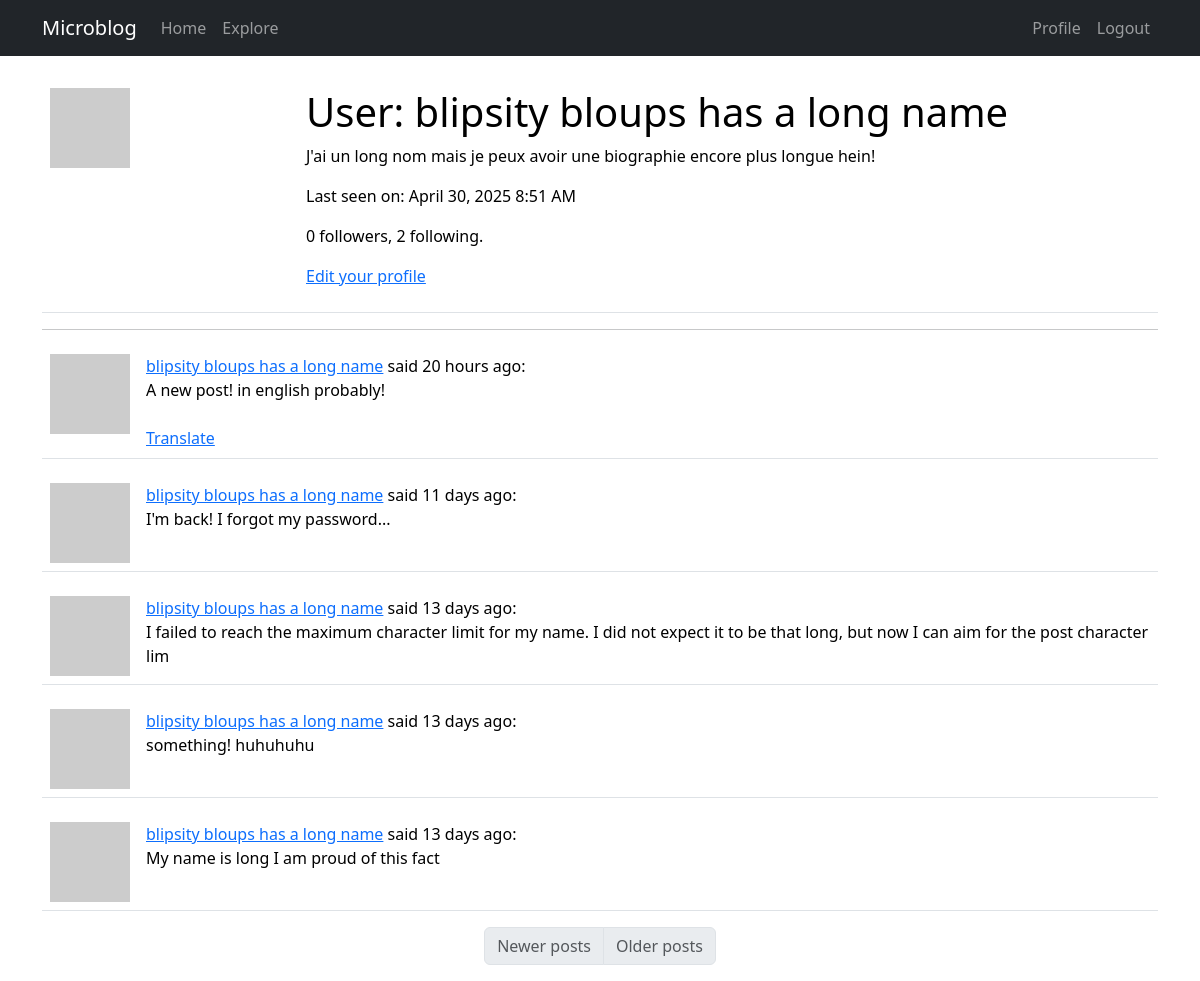
The page /user/blipsity bloups has a long name (signed in) on the database as committed earlier.
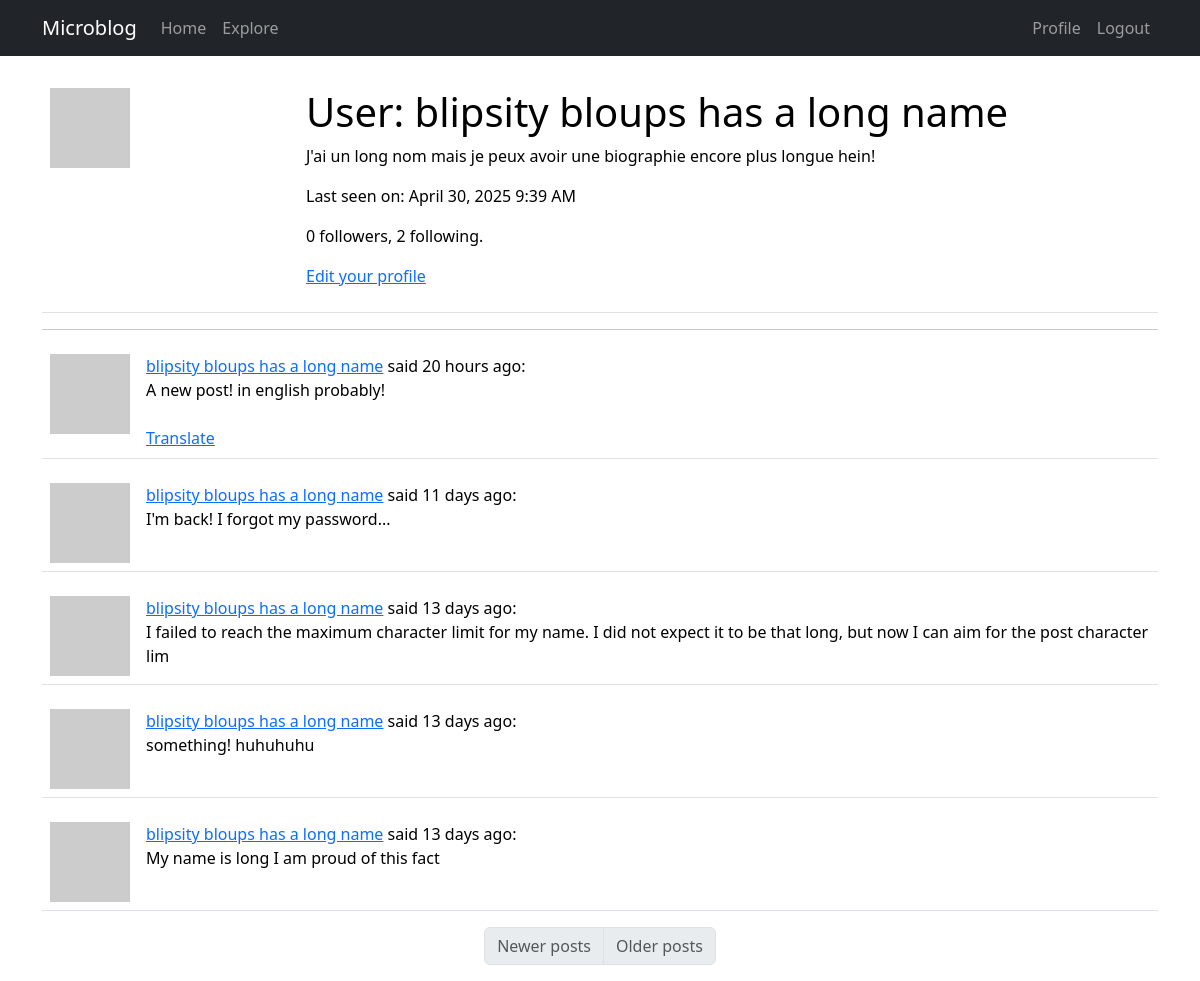
The same page on the database as committed later.
### app/models.py (models this page shows, shortened)
class User(UserMixin, db.Model):
    id: so.Mapped[int] = so.mapped_column(primary_key=True)
    username: so.Mapped[str] = so.mapped_column(sa.String(64), index=True, unique=True)
    email: so.Mapped[str] = so.mapped_column(sa.String(120), index=True, unique=True)
    password_hash: so.Mapped[Optional[str]] = so.mapped_column(sa.String(256))
    posts: so.WriteOnlyMapped["Post"] = so.relationship(back_populates="author")
    about_me: so.Mapped[Optional[str]] = so.mapped_column(sa.String(140))
    last_seen: so.Mapped[Optional[datetime]] = so.mapped_column(
        default=lambda: datetime.now(timezone.utc)
    )
    following: so.WriteOnlyMapped["User"] = so.relationship(
        secondary=followers,
        primaryjoin=(followers.c.follower_id == id),
        secondaryjoin=(followers.c.followed_id == id),
        back_populates="followers",
    )
    followers: so.WriteOnlyMapped["User"] = so.relationship(
        secondary=followers,
        primaryjoin=(followers.c.followed_id == id),
        secondaryjoin=(followers.c.follower_id == id),
        back_populates="following",
    )
    def avatar(self, size):
        digest = md5(self.email.lower().encode("utf-8")).hexdigest()
        return f"https://www.gravatar.com/avatar/{digest}?d=identicon&s={size}"
    def followers_count(self):
        query = sa.select(sa.func.count()).select_from(
            self.followers.select().subquery()
        )
        return db.session.scalar(query)
    def following_count(self):
        query = sa.select(sa.func.count()).select_from(
            self.following.select().subquery()
        )
        return db.session.scalar(query)

### app/routes.py (the view)
@app.route("/user/<username>")
@login_required
def user(username):
    user = db.first_or_404(sa.select(User).where(User.username == username))
    page = request.args.get(key="page", default=1, type=int)
    query = user.posts.select().order_by(Post.timestamp.desc())
    posts = db.paginate(
        query, page=page, per_page=app.config["POSTS_PER_PAGE"], error_out=False
    )
    prev_url = (
        url_for("user", username=username, page=posts.prev_num)
        if posts.has_prev
        else None
    )
    next_url = (
        url_for("user", username=username, page=posts.next_num)
        if posts.has_next
        else None
    )
    form = EmptyForm()
    return render_template(
        "user.html",
        title=_("Profile"),
        user=user,
        posts=posts,
        form=form,
        prev_url=prev_url,
        next_url=next_url,
    )

### app/__init__.py (called while the page is built)
def get_locale():
    return "fr"

### app/models.py (called while the page is built)
@login.user_loader
def load_user(id):
    return db.session.get(User, int(id))

### app/routes.py (called while the page is built)
@app.before_request
def before_request():
    if current_user.is_authenticated:
        current_user.last_seen = datetime.now(timezone.utc)
        db.session.commit()
    g.locale = get_locale()

### app/templates/user.html (shortened to what this page needs)
{% extends 'base.html' %}
{% import "bootstrap_wtf.html" as wtf %}
{% block content %}
<table class="table table-hover">
  <tr valign="top">
    <td width="256px"><img src="{{ user.avatar(256) }}"></td>
    <td>
      <h1>{{_("User")}}: {{ user.username }}</h1>
      {% if user.about_me %}
      <p>{{ user.about_me }}</p>
      {% endif %}
      {% if user.last_seen %}
      <p>{{_("Last seen on")}}: {{ moment(user.last_seen).format("LLL") }}</p>
      {% endif %}
      <p>{{ user.followers_count() }} {{_("followers")}}, {{ user.following_count() }} {{_("following")}}.</p>
      {% if user==current_user %}
      <p><a href="{{ url_for('edit_profile') }}">{{_("Edit your profile")}}</a></p>
      {% endif %}
    </td>
  </tr>
</table>
<hr>
{% for post in posts %}
{% include '_post.html' %}
{% endfor %}
<nav aria-label="Post navigation">
  <ul class="pagination justify-content-center">
    <li class="page-item {% if not prev_url %} disabled{% endif %}">
      <a class="page-link" href="{{ prev_url }}">{{_("Newer posts")}}</a>
    </li>
    <li class=" page-item {% if not next_url %} disabled{% endif %}">
        <a class="page-link" href="{{ next_url }}">{{_("Older posts")}}</a>
    </li>
  </ul>
</nav>
{% endblock %}

Rows that differ between the two databases and show on the page:
changed User "blipsity bloups has a long name": last_seen "April 30, 2025 8:51 AM" → "April 30, 2025 9:39 AM"
